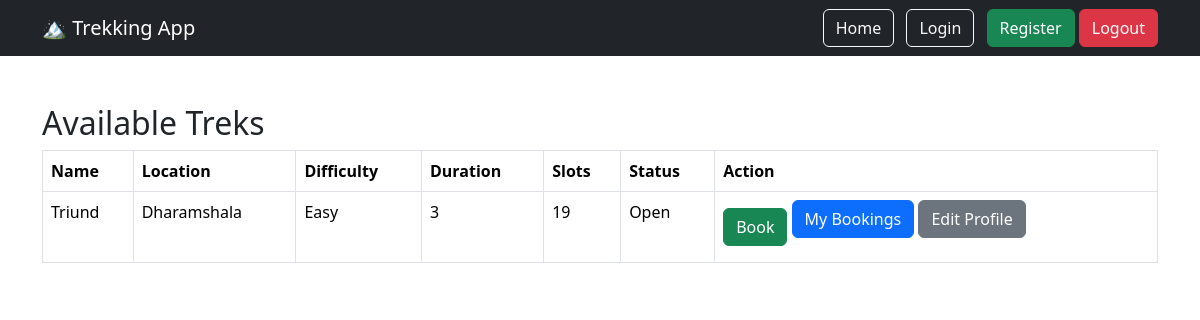
Page /user (signed in) on the committed database.
### models/trek.py (models this page shows)
class Trek(db.Model):
    __tablename__ = "treks"
    id = db.Column( db.Integer, primary_key=True)
    name = db.Column( db.String(100) , nullable=False)
    location = db.Column(db.String(100), nullable=False)
    difficulty = db.Column(db.String(20), nullable=False)
    duration = db.Column( db.Integer , nullable=False)
    slots = db.Column( db.Integer , nullable=False)
    start_date = db.Column( db.Date, nullable=False)
    end_date = db.Column( db.Date , nullable=False)
    status = db.Column( db.String(30), default="Open")
    staff_id = db.Column( db.Integer, db.ForeignKey("users.id"), nullable=True)

### routes/user.py (the view)
@user.route("/user")
@login_required
def dashboard():
    treks = Trek.query.filter_by(
        status="Open"
    ).all()
    return render_template(
        "user/dashboard.html",
        treks=treks
    )

### app.py (called while the page is built)
@login_manager.user_loader
def load_user(user_id):
    return User.query.get(int(user_id))

### templates/user/dashboard.html
{% extends "base.html" %}
{% block content %}
<h2>Available Treks</h2>
<table class="table table-bordered">
    <thead>
        <tr>
            <th>Name</th>
            <th>Location</th>
            <th>Difficulty</th>
            <th>Duration</th>
            <th>Slots</th>
            <th>Status</th>
            <th>Action</th>
        </tr>
    </thead>
    <tbody>
        {% for trek in treks %}
        <tr>
            <td>{{ trek.name }}</td>
            <td>{{ trek.location }}</td>
            <td>{{ trek.difficulty }}</td>
            <td>{{ trek.duration }}</td>
            <td>{{ trek.slots }}</td>
            <td>{{ trek.status }}</td>
            <td>
                <a href="/user/book/{{ trek.id }}" class="btn btn-success">
                    Book
                </a>
                <a href="/user/bookings" class="btn btn-primary mb-3">
                    My Bookings
                </a>
                <a href="/user/profile" class="btn btn-secondary mb-3">
                    Edit Profile
                </a>
            </td>
        </tr>
        {% endfor %}
    </tbody>
</table>
{% endblock %}

### rows in the picture
Trek: name "Triund", location "Dharamshala", difficulty "Easy", duration "3", slots "19", status "Open"
